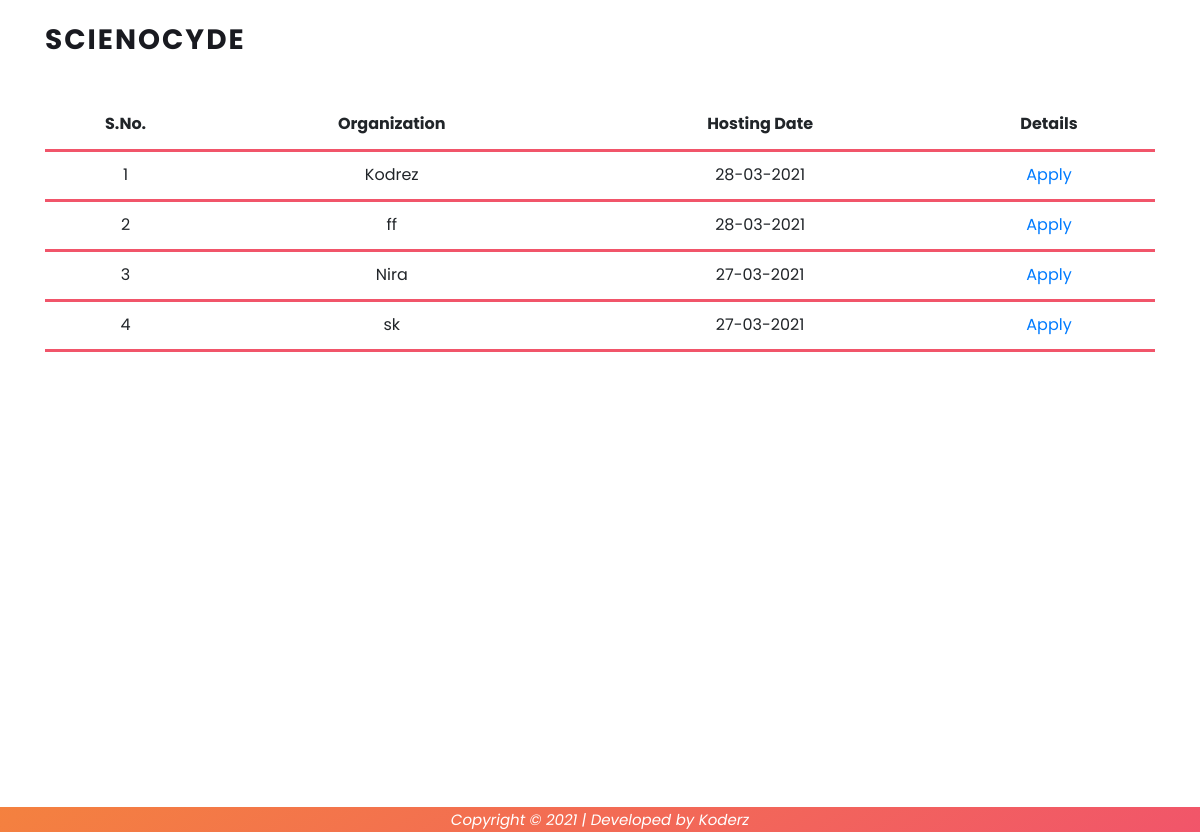
Screenshot of /core/detail/ with the database file from the repository.
### core/models.py (models this page shows, shortened)
class Host(models.Model):
    username = models.CharField(max_length=50, default="null")
    full_name = models.CharField(max_length=150)
    email = models.EmailField(max_length=100)
    org = models.CharField(max_length=200)
    type_org = models.CharField(max_length=100, default="School")
    designation = models.CharField(max_length=150)
    phone = models.PositiveIntegerField()
    purpose = models.TextField()
    detail = models.TextField()
    theme = models.CharField(max_length=250)
    guidelines = models.TextField()
    elig_cri = models.TextField()
    last_sub = models.DateField(
        auto_now=False, auto_now_add=False, default=datetime.date.today
    )
    date = models.DateTimeField(auto_now_add=True)
    class Meta:
        ordering = ["-date"]

### core/views.py (the view)
# urls.py: path("detail/", detail, name="detail"),
def detail(request):
    template_name = "core/detail.html"
    hosts = Host.objects.all()
    context = {"hosts": hosts}
    return render(request, template_name, context)

### templates/core/detail.html (shortened to what this page needs)
{% extends 'base.html' %} {% load static %}  {% block body %}
<section class="section" id="about">
  <div class="container">
    <table style="width: 100%">
      <tr>
        <th>S.No.</th>
        <th>Organization</th>
        <th>Hosting Date</th>
        <th>Details</th>
      </tr>
      {% for host in hosts %}
      <tr>
        <td>{{ forloop.counter }}</td>
        <td>{{ host.org }}</td>
        <td>{{ host.date|date:"d-m-Y" }}</td>
        <td><a href="{% url 'applyto' host.id %}">Apply</a></td>
      </tr>
      {% endfor %}
    </table>
  </div>
</section>
{% endblock %} {% block extra_js %} {% endblock %}

### static_files/css/templatemo-lava.css (style rules this page uses)
html, body, div, span, applet, object, iframe, h1, h2, h3, h4, h5, h6, p, blockquote, div pre, a, abbr, acronym, address, big, cite, code, del, dfn, em, font, img, ins, kbd, q, s, samp, small, strike, strong, sub, sup, tt, var, b, u, i, center, dl, dt, dd, ol, ul, li, figure, header, nav, section, article, aside, footer, figcaption { margin: 0; padding: 0; border: 0; outline: 0; }
header, nav, section, article, aside, footer, hgroup { display: block; }
* { box-sizing: border-box; }
html, body { font-family: 'Poppins', sans-serif; font-weight: 400; background-color: #fff; font-size: 16px; -ms-text-size-adjust: 100%; -webkit-font-smoothing: antialiased; -moz-osx-font-smoothing: grayscale; }
a { text-decoration: none !important; }
html, body { background: #fff; font-family: 'Poppins', sans-serif; }
#about { padding: 100px 0px; position: relative; z-index: 9; }

### templates/core/detail.html (style rules this page uses)
th, td { border-bottom: 3px solid rgba(241, 85, 106, 1); border-collapse: collapse; text-align: center; padding: 5px; height: 50px; }

### rows the page displays
Host: org "Kodrez", date "28-03-2021"
Host: org "ff", date "28-03-2021"
Host: org "Nira", date "27-03-2021"
Host: org "sk", date "27-03-2021"
